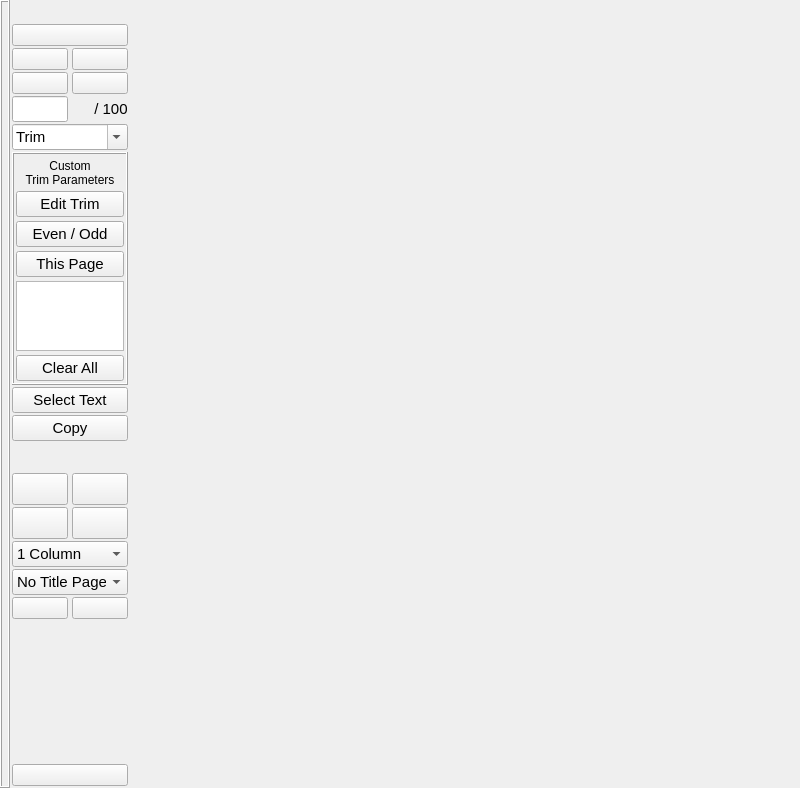
<?xml version="1.0" encoding="UTF-8"?>
<ui version="4.0">
 <class>MainWindow</class>
 <widget class="QMainWindow" name="MainWindow">
  <property name="geometry">
   <rect>
    <x>0</x>
    <y>0</y>
    <width>800</width>
    <height>788</height>
   </rect>
  </property>
  <property name="sizePolicy">
   <sizepolicy hsizetype="Preferred" vsizetype="Preferred">
    <horstretch>0</horstretch>
    <verstretch>0</verstretch>
   </sizepolicy>
  </property>
  <property name="windowTitle">
   <string>MainWindow</string>
  </property>
  <widget class="QWidget" name="centralWidget">
   <layout class="QHBoxLayout" name="horizontalLayout">
    <property name="spacing">
     <number>0</number>
    </property>
    <property name="leftMargin">
     <number>0</number>
    </property>
    <property name="topMargin">
     <number>0</number>
    </property>
    <property name="rightMargin">
     <number>0</number>
    </property>
    <property name="bottomMargin">
     <number>0</number>
    </property>
    <item>
     <widget class="QFrame" name="showToolbarFrame">
      <property name="sizePolicy">
       <sizepolicy hsizetype="Minimum" vsizetype="Expanding">
        <horstretch>0</horstretch>
        <verstretch>100</verstretch>
       </sizepolicy>
      </property>
      <property name="frameShape">
       <enum>QFrame::Box</enum>
      </property>
      <property name="frameShadow">
       <enum>QFrame::Raised</enum>
      </property>
      <property name="lineWidth">
       <number>1</number>
      </property>
      <layout class="QHBoxLayout" name="horizontalLayout_6" stretch="0">
       <property name="spacing">
        <number>0</number>
       </property>
       <property name="sizeConstraint">
        <enum>QLayout::SetDefaultConstraint</enum>
       </property>
       <property name="leftMargin">
        <number>0</number>
       </property>
       <property name="topMargin">
        <number>0</number>
       </property>
       <property name="rightMargin">
        <number>0</number>
       </property>
       <property name="bottomMargin">
        <number>0</number>
       </property>
       <item>
        <widget class="QPushButton" name="showToolbarButton">
         <property name="sizePolicy">
          <sizepolicy hsizetype="Preferred" vsizetype="Expanding">
           <horstretch>0</horstretch>
           <verstretch>100</verstretch>
          </sizepolicy>
         </property>
         <property name="minimumSize">
          <size>
           <width>6</width>
           <height>0</height>
          </size>
         </property>
         <property name="maximumSize">
          <size>
           <width>6</width>
           <height>16777215</height>
          </size>
         </property>
         <property name="toolTip">
          <string>Show Toolbar</string>
         </property>
         <property name="text">
          <string/>
         </property>
         <property name="flat">
          <bool>true</bool>
         </property>
        </widget>
       </item>
      </layout>
     </widget>
    </item>
    <item>
     <widget class="QFrame" name="toolbarFrame">
      <property name="sizePolicy">
       <sizepolicy hsizetype="Minimum" vsizetype="Preferred">
        <horstretch>0</horstretch>
        <verstretch>0</verstretch>
       </sizepolicy>
      </property>
      <property name="maximumSize">
       <size>
        <width>120</width>
        <height>16777215</height>
       </size>
      </property>
      <property name="frameShape">
       <enum>QFrame::NoFrame</enum>
      </property>
      <property name="frameShadow">
       <enum>QFrame::Plain</enum>
      </property>
      <property name="lineWidth">
       <number>0</number>
      </property>
      <layout class="QVBoxLayout" name="verticalLayout_2">
       <property name="spacing">
        <number>2</number>
       </property>
       <property name="leftMargin">
        <number>2</number>
       </property>
       <property name="topMargin">
        <number>2</number>
       </property>
       <property name="rightMargin">
        <number>2</number>
       </property>
       <property name="bottomMargin">
        <number>2</number>
       </property>
       <item>
        <layout class="QHBoxLayout" name="horizontalLayout_3" stretch="0,0">
         <property name="spacing">
          <number>0</number>
         </property>
         <property name="sizeConstraint">
          <enum>QLayout::SetDefaultConstraint</enum>
         </property>
         <property name="topMargin">
          <number>0</number>
         </property>
         <item>
          <widget class="QPushButton" name="hideToollbarButton">
           <property name="sizePolicy">
            <sizepolicy hsizetype="Minimum" vsizetype="Fixed">
             <horstretch>0</horstretch>
             <verstretch>0</verstretch>
            </sizepolicy>
           </property>
           <property name="minimumSize">
            <size>
             <width>10</width>
             <height>10</height>
            </size>
           </property>
           <property name="maximumSize">
            <size>
             <width>16</width>
             <height>16</height>
            </size>
           </property>
           <property name="toolTip">
            <string>Hide Toolbar (F8)</string>
           </property>
           <property name="text">
            <string/>
           </property>
           <property name="icon">
            <iconset resource="../res/updf.qrc">
             <normaloff>:/icons/svg/16x16/arrow-left.svg</normaloff>:/icons/svg/16x16/arrow-left.svg</iconset>
           </property>
           <property name="iconSize">
            <size>
             <width>16</width>
             <height>16</height>
            </size>
           </property>
           <property name="flat">
            <bool>true</bool>
           </property>
          </widget>
         </item>
         <item>
          <spacer name="horizontalSpacer">
           <property name="orientation">
            <enum>Qt::Horizontal</enum>
           </property>
           <property name="sizeType">
            <enum>QSizePolicy::Expanding</enum>
           </property>
           <property name="sizeHint" stdset="0">
            <size>
             <width>40</width>
             <height>20</height>
            </size>
           </property>
          </spacer>
         </item>
        </layout>
       </item>
       <item>
        <widget class="QPushButton" name="aboutButton">
         <property name="sizePolicy">
          <sizepolicy hsizetype="Minimum" vsizetype="Fixed">
           <horstretch>0</horstretch>
           <verstretch>0</verstretch>
          </sizepolicy>
         </property>
         <property name="minimumSize">
          <size>
           <width>0</width>
           <height>0</height>
          </size>
         </property>
         <property name="maximumSize">
          <size>
           <width>16777215</width>
           <height>16777215</height>
          </size>
         </property>
         <property name="toolTip">
          <string>About uPDF</string>
         </property>
         <property name="layoutDirection">
          <enum>Qt::LeftToRight</enum>
         </property>
         <property name="inputMethodHints">
          <set>Qt::ImhNone</set>
         </property>
         <property name="text">
          <string/>
         </property>
         <property name="icon">
          <iconset resource="../res/updf.qrc">
           <normaloff>:/icons/img/updf-48x48.png</normaloff>:/icons/img/updf-48x48.png</iconset>
         </property>
         <property name="iconSize">
          <size>
           <width>48</width>
           <height>48</height>
          </size>
         </property>
        </widget>
       </item>
       <item>
        <layout class="QHBoxLayout" name="horizontalLayout_10">
         <property name="spacing">
          <number>4</number>
         </property>
         <item>
          <widget class="QPushButton" name="bookmarksButton">
           <property name="toolTip">
            <string>Bookmark Selection</string>
           </property>
           <property name="text">
            <string/>
           </property>
           <property name="icon">
            <iconset resource="../res/updf.qrc">
             <normaloff>:/icons/svg/24x24/book.svg</normaloff>:/icons/svg/24x24/book.svg</iconset>
           </property>
           <property name="iconSize">
            <size>
             <width>24</width>
             <height>24</height>
            </size>
           </property>
          </widget>
         </item>
         <item>
          <widget class="QPushButton" name="addBookmarkButton">
           <property name="toolTip">
            <string>New Bookmark</string>
           </property>
           <property name="text">
            <string/>
           </property>
           <property name="icon">
            <iconset resource="../res/updf.qrc">
             <normaloff>:/icons/svg/24x24/bookmark.svg</normaloff>:/icons/svg/24x24/bookmark.svg</iconset>
           </property>
           <property name="iconSize">
            <size>
             <width>24</width>
             <height>24</height>
            </size>
           </property>
          </widget>
         </item>
        </layout>
       </item>
       <item>
        <layout class="QHBoxLayout" name="horizontalLayout_5" stretch="0,0">
         <property name="spacing">
          <number>4</number>
         </property>
         <property name="topMargin">
          <number>0</number>
         </property>
         <item>
          <widget class="QPushButton" name="openFileButton">
           <property name="sizePolicy">
            <sizepolicy hsizetype="Preferred" vsizetype="Minimum">
             <horstretch>0</horstretch>
             <verstretch>0</verstretch>
            </sizepolicy>
           </property>
           <property name="minimumSize">
            <size>
             <width>40</width>
             <height>0</height>
            </size>
           </property>
           <property name="maximumSize">
            <size>
             <width>16777215</width>
             <height>16777215</height>
            </size>
           </property>
           <property name="toolTip">
            <string>Open File</string>
           </property>
           <property name="text">
            <string/>
           </property>
           <property name="icon">
            <iconset resource="../res/updf.qrc">
             <normaloff>:/icons/svg/24x24/folder.svg</normaloff>:/icons/svg/24x24/folder.svg</iconset>
           </property>
           <property name="iconSize">
            <size>
             <width>24</width>
             <height>24</height>
            </size>
           </property>
           <property name="flat">
            <bool>false</bool>
           </property>
          </widget>
         </item>
         <item>
          <widget class="QPushButton" name="openRecentButton">
           <property name="sizePolicy">
            <sizepolicy hsizetype="Preferred" vsizetype="Minimum">
             <horstretch>0</horstretch>
             <verstretch>0</verstretch>
            </sizepolicy>
           </property>
           <property name="minimumSize">
            <size>
             <width>40</width>
             <height>0</height>
            </size>
           </property>
           <property name="maximumSize">
            <size>
             <width>16777215</width>
             <height>16777215</height>
            </size>
           </property>
           <property name="toolTip">
            <string>Open Recent File</string>
           </property>
           <property name="text">
            <string/>
           </property>
           <property name="icon">
            <iconset resource="../res/updf.qrc">
             <normaloff>:/icons/svg/24x24/file-text.svg</normaloff>:/icons/svg/24x24/file-text.svg</iconset>
           </property>
           <property name="iconSize">
            <size>
             <width>24</width>
             <height>24</height>
            </size>
           </property>
           <property name="flat">
            <bool>false</bool>
           </property>
          </widget>
         </item>
        </layout>
       </item>
       <item>
        <layout class="QHBoxLayout" name="horizontalLayout_2" stretch="0,0,0">
         <property name="spacing">
          <number>0</number>
         </property>
         <property name="topMargin">
          <number>0</number>
         </property>
         <item>
          <widget class="QLineEdit" name="currentPageEdit">
           <property name="sizePolicy">
            <sizepolicy hsizetype="Minimum" vsizetype="Fixed">
             <horstretch>0</horstretch>
             <verstretch>0</verstretch>
            </sizepolicy>
           </property>
           <property name="minimumSize">
            <size>
             <width>15</width>
             <height>0</height>
            </size>
           </property>
           <property name="maximumSize">
            <size>
             <width>70</width>
             <height>16777215</height>
            </size>
           </property>
           <property name="font">
            <font>
             <pointsize>11</pointsize>
            </font>
           </property>
           <property name="toolTip">
            <string>Curent Page</string>
           </property>
           <property name="inputMask">
            <string/>
           </property>
           <property name="text">
            <string/>
           </property>
           <property name="alignment">
            <set>Qt::AlignCenter</set>
           </property>
          </widget>
         </item>
         <item>
          <spacer name="horizontalSpacer_4">
           <property name="orientation">
            <enum>Qt::Horizontal</enum>
           </property>
           <property name="sizeType">
            <enum>QSizePolicy::Preferred</enum>
           </property>
           <property name="sizeHint" stdset="0">
            <size>
             <width>40</width>
             <height>20</height>
            </size>
           </property>
          </spacer>
         </item>
         <item>
          <widget class="QLabel" name="pageCountLabel">
           <property name="sizePolicy">
            <sizepolicy hsizetype="Minimum" vsizetype="Preferred">
             <horstretch>0</horstretch>
             <verstretch>0</verstretch>
            </sizepolicy>
           </property>
           <property name="font">
            <font>
             <pointsize>11</pointsize>
            </font>
           </property>
           <property name="toolTip">
            <string>Document Page Count</string>
           </property>
           <property name="lineWidth">
            <number>0</number>
           </property>
           <property name="text">
            <string>/ 100</string>
           </property>
           <property name="alignment">
            <set>Qt::AlignCenter</set>
           </property>
          </widget>
         </item>
        </layout>
       </item>
       <item>
        <widget class="QComboBox" name="viewModeCombo">
         <property name="sizePolicy">
          <sizepolicy hsizetype="Minimum" vsizetype="Fixed">
           <horstretch>0</horstretch>
           <verstretch>0</verstretch>
          </sizepolicy>
         </property>
         <property name="minimumSize">
          <size>
           <width>0</width>
           <height>0</height>
          </size>
         </property>
         <property name="maximumSize">
          <size>
           <width>16777215</width>
           <height>16777215</height>
          </size>
         </property>
         <property name="font">
          <font>
           <pointsize>11</pointsize>
          </font>
         </property>
         <property name="toolTip">
          <string>View Mode</string>
         </property>
         <property name="editable">
          <bool>true</bool>
         </property>
         <property name="currentIndex">
          <number>0</number>
         </property>
         <property name="maxVisibleItems">
          <number>5</number>
         </property>
         <property name="insertPolicy">
          <enum>QComboBox::NoInsert</enum>
         </property>
         <item>
          <property name="text">
           <string>Trim</string>
          </property>
         </item>
         <item>
          <property name="text">
           <string>Width</string>
          </property>
         </item>
         <item>
          <property name="text">
           <string>Page</string>
          </property>
         </item>
         <item>
          <property name="text">
           <string>Page Trim</string>
          </property>
         </item>
         <item>
          <property name="text">
           <string>Custom Trim</string>
          </property>
         </item>
         <item>
          <property name="text">
           <string>Zoom Factor</string>
          </property>
         </item>
        </widget>
       </item>
       <item>
        <widget class="QFrame" name="trimFrame">
         <property name="minimumSize">
          <size>
           <width>0</width>
           <height>0</height>
          </size>
         </property>
         <property name="frameShape">
          <enum>QFrame::Box</enum>
         </property>
         <property name="frameShadow">
          <enum>QFrame::Raised</enum>
         </property>
         <property name="lineWidth">
          <number>1</number>
         </property>
         <layout class="QVBoxLayout" name="verticalLayout">
          <property name="spacing">
           <number>4</number>
          </property>
          <property name="leftMargin">
           <number>2</number>
          </property>
          <property name="topMargin">
           <number>5</number>
          </property>
          <property name="rightMargin">
           <number>2</number>
          </property>
          <property name="bottomMargin">
           <number>2</number>
          </property>
          <item>
           <widget class="QLabel" name="trimParametersLabel">
            <property name="sizePolicy">
             <sizepolicy hsizetype="Minimum" vsizetype="Preferred">
              <horstretch>0</horstretch>
              <verstretch>0</verstretch>
             </sizepolicy>
            </property>
            <property name="minimumSize">
             <size>
              <width>0</width>
              <height>0</height>
             </size>
            </property>
            <property name="font">
             <font>
              <pointsize>9</pointsize>
             </font>
            </property>
            <property name="toolTip">
             <string>Trim Parameters</string>
            </property>
            <property name="lineWidth">
             <number>0</number>
            </property>
            <property name="text">
             <string>Custom 
Trim Parameters</string>
            </property>
            <property name="alignment">
             <set>Qt::AlignCenter</set>
            </property>
            <property name="wordWrap">
             <bool>true</bool>
            </property>
            <property name="indent">
             <number>0</number>
            </property>
           </widget>
          </item>
          <item>
           <widget class="QPushButton" name="editTrimButton">
            <property name="sizePolicy">
             <sizepolicy hsizetype="Preferred" vsizetype="Fixed">
              <horstretch>0</horstretch>
              <verstretch>0</verstretch>
             </sizepolicy>
            </property>
            <property name="minimumSize">
             <size>
              <width>0</width>
              <height>0</height>
             </size>
            </property>
            <property name="font">
             <font>
              <pointsize>11</pointsize>
             </font>
            </property>
            <property name="toolTip">
             <string>Edit Trimming Zone</string>
            </property>
            <property name="text">
             <string>Edit Trim</string>
            </property>
            <property name="checkable">
             <bool>true</bool>
            </property>
           </widget>
          </item>
          <item>
           <widget class="QPushButton" name="evenOddButton">
            <property name="sizePolicy">
             <sizepolicy hsizetype="Preferred" vsizetype="Fixed">
              <horstretch>0</horstretch>
              <verstretch>0</verstretch>
             </sizepolicy>
            </property>
            <property name="minimumSize">
             <size>
              <width>0</width>
              <height>0</height>
             </size>
            </property>
            <property name="font">
             <font>
              <pointsize>11</pointsize>
             </font>
            </property>
            <property name="toolTip">
             <string>Even and Odd Pages use Different Trim Parameters</string>
            </property>
            <property name="text">
             <string>Even / Odd</string>
            </property>
            <property name="checkable">
             <bool>true</bool>
            </property>
           </widget>
          </item>
          <item>
           <widget class="QPushButton" name="thisPageButton">
            <property name="sizePolicy">
             <sizepolicy hsizetype="Preferred" vsizetype="Fixed">
              <horstretch>0</horstretch>
              <verstretch>0</verstretch>
             </sizepolicy>
            </property>
            <property name="minimumSize">
             <size>
              <width>0</width>
              <height>0</height>
             </size>
            </property>
            <property name="font">
             <font>
              <pointsize>11</pointsize>
             </font>
            </property>
            <property name="toolTip">
             <string>Set this page with a Specific Trim Zone</string>
            </property>
            <property name="text">
             <string>This Page</string>
            </property>
            <property name="checkable">
             <bool>true</bool>
            </property>
           </widget>
          </item>
          <item>
           <widget class="QListWidget" name="trimPageList">
            <property name="sizePolicy">
             <sizepolicy hsizetype="Preferred" vsizetype="Minimum">
              <horstretch>0</horstretch>
              <verstretch>0</verstretch>
             </sizepolicy>
            </property>
            <property name="minimumSize">
             <size>
              <width>0</width>
              <height>0</height>
             </size>
            </property>
            <property name="maximumSize">
             <size>
              <width>16777215</width>
              <height>16777215</height>
             </size>
            </property>
            <property name="toolTip">
             <string>Pages with Specific Trim Zone</string>
            </property>
            <property name="frameShape">
             <enum>QFrame::StyledPanel</enum>
            </property>
            <property name="frameShadow">
             <enum>QFrame::Plain</enum>
            </property>
            <property name="lineWidth">
             <number>1</number>
            </property>
            <property name="verticalScrollBarPolicy">
             <enum>Qt::ScrollBarAsNeeded</enum>
            </property>
            <property name="horizontalScrollBarPolicy">
             <enum>Qt::ScrollBarAlwaysOff</enum>
            </property>
            <property name="sizeAdjustPolicy">
             <enum>QAbstractScrollArea::AdjustToContents</enum>
            </property>
            <property name="currentRow">
             <number>-1</number>
            </property>
           </widget>
          </item>
          <item>
           <widget class="QPushButton" name="clearTrimsButton">
            <property name="sizePolicy">
             <sizepolicy hsizetype="Preferred" vsizetype="Fixed">
              <horstretch>0</horstretch>
              <verstretch>0</verstretch>
             </sizepolicy>
            </property>
            <property name="minimumSize">
             <size>
              <width>0</width>
              <height>0</height>
             </size>
            </property>
            <property name="font">
             <font>
              <pointsize>11</pointsize>
             </font>
            </property>
            <property name="toolTip">
             <string>Clear All Pages having a Specific Trim Zone</string>
            </property>
            <property name="text">
             <string>Clear All</string>
            </property>
           </widget>
          </item>
         </layout>
        </widget>
       </item>
       <item>
        <widget class="QPushButton" name="selectTextButton">
         <property name="font">
          <font>
           <pointsize>11</pointsize>
          </font>
         </property>
         <property name="toolTip">
          <string>Text Selection</string>
         </property>
         <property name="text">
          <string>Select Text</string>
         </property>
         <property name="checkable">
          <bool>true</bool>
         </property>
        </widget>
       </item>
       <item>
        <widget class="QPushButton" name="copyButton">
         <property name="font">
          <font>
           <pointsize>11</pointsize>
          </font>
         </property>
         <property name="toolTip">
          <string>Copy Previously Selected Text To Clipboard</string>
         </property>
         <property name="text">
          <string>Copy</string>
         </property>
        </widget>
       </item>
       <item>
        <widget class="QFrame" name="zoomFrame">
         <property name="minimumSize">
          <size>
           <width>0</width>
           <height>0</height>
          </size>
         </property>
         <property name="frameShape">
          <enum>QFrame::NoFrame</enum>
         </property>
         <property name="frameShadow">
          <enum>QFrame::Plain</enum>
         </property>
         <layout class="QHBoxLayout" name="horizontalLayout_7">
          <property name="spacing">
           <number>0</number>
          </property>
          <property name="leftMargin">
           <number>0</number>
          </property>
          <property name="topMargin">
           <number>0</number>
          </property>
          <property name="rightMargin">
           <number>0</number>
          </property>
          <property name="bottomMargin">
           <number>0</number>
          </property>
          <item>
           <widget class="QPushButton" name="zoomInButton">
            <property name="sizePolicy">
             <sizepolicy hsizetype="Minimum" vsizetype="Minimum">
              <horstretch>0</horstretch>
              <verstretch>0</verstretch>
             </sizepolicy>
            </property>
            <property name="minimumSize">
             <size>
              <width>32</width>
              <height>28</height>
             </size>
            </property>
            <property name="maximumSize">
             <size>
              <width>32</width>
              <height>32</height>
             </size>
            </property>
            <property name="toolTip">
             <string>Zoom In</string>
            </property>
            <property name="text">
             <string/>
            </property>
            <property name="icon">
             <iconset resource="../res/updf.qrc">
              <normaloff>:/icons/svg/24x24/zoom-in.svg</normaloff>:/icons/svg/24x24/zoom-in.svg</iconset>
            </property>
            <property name="iconSize">
             <size>
              <width>24</width>
              <height>24</height>
             </size>
            </property>
            <property name="flat">
             <bool>true</bool>
            </property>
           </widget>
          </item>
          <item>
           <widget class="QPushButton" name="zoomOutButton">
            <property name="sizePolicy">
             <sizepolicy hsizetype="Minimum" vsizetype="Minimum">
              <horstretch>0</horstretch>
              <verstretch>0</verstretch>
             </sizepolicy>
            </property>
            <property name="minimumSize">
             <size>
              <width>32</width>
              <height>24</height>
             </size>
            </property>
            <property name="maximumSize">
             <size>
              <width>32</width>
              <height>32</height>
             </size>
            </property>
            <property name="toolTip">
             <string>Zoom Out</string>
            </property>
            <property name="text">
             <string/>
            </property>
            <property name="icon">
             <iconset resource="../res/updf.qrc">
              <normaloff>:/icons/svg/24x24/zoom-out.svg</normaloff>:/icons/svg/24x24/zoom-out.svg</iconset>
            </property>
            <property name="iconSize">
             <size>
              <width>24</width>
              <height>24</height>
             </size>
            </property>
            <property name="flat">
             <bool>true</bool>
            </property>
           </widget>
          </item>
         </layout>
        </widget>
       </item>
       <item>
        <layout class="QHBoxLayout" name="horizontalLayout_4">
         <property name="spacing">
          <number>4</number>
         </property>
         <property name="topMargin">
          <number>0</number>
         </property>
         <item>
          <widget class="QPushButton" name="beginDocumentButton">
           <property name="sizePolicy">
            <sizepolicy hsizetype="Minimum" vsizetype="Minimum">
             <horstretch>0</horstretch>
             <verstretch>0</verstretch>
            </sizepolicy>
           </property>
           <property name="minimumSize">
            <size>
             <width>32</width>
             <height>32</height>
            </size>
           </property>
           <property name="toolTip">
            <string>Beginning of Document</string>
           </property>
           <property name="text">
            <string/>
           </property>
           <property name="icon">
            <iconset resource="../res/updf.qrc">
             <normaloff>:/icons/svg/24x24/chevrons-up.svg</normaloff>:/icons/svg/24x24/chevrons-up.svg</iconset>
           </property>
           <property name="iconSize">
            <size>
             <width>24</width>
             <height>24</height>
            </size>
           </property>
           <property name="flat">
            <bool>false</bool>
           </property>
          </widget>
         </item>
         <item>
          <widget class="QPushButton" name="previousPageButton">
           <property name="minimumSize">
            <size>
             <width>32</width>
             <height>32</height>
            </size>
           </property>
           <property name="toolTip">
            <string>Previous Page</string>
           </property>
           <property name="text">
            <string/>
           </property>
           <property name="icon">
            <iconset resource="../res/updf.qrc">
             <normaloff>:/icons/svg/24x24/chevron-up.svg</normaloff>:/icons/svg/24x24/chevron-up.svg</iconset>
           </property>
           <property name="iconSize">
            <size>
             <width>24</width>
             <height>24</height>
            </size>
           </property>
           <property name="flat">
            <bool>false</bool>
           </property>
          </widget>
         </item>
        </layout>
       </item>
       <item>
        <layout class="QHBoxLayout" name="horizontalLayout_8">
         <property name="spacing">
          <number>4</number>
         </property>
         <property name="bottomMargin">
          <number>0</number>
         </property>
         <item>
          <widget class="QPushButton" name="endDocumentButton">
           <property name="minimumSize">
            <size>
             <width>32</width>
             <height>32</height>
            </size>
           </property>
           <property name="toolTip">
            <string>End of Document</string>
           </property>
           <property name="text">
            <string/>
           </property>
           <property name="icon">
            <iconset resource="../res/updf.qrc">
             <normaloff>:/icons/svg/24x24/chevrons-down.svg</normaloff>:/icons/svg/24x24/chevrons-down.svg</iconset>
           </property>
           <property name="iconSize">
            <size>
             <width>24</width>
             <height>24</height>
            </size>
           </property>
           <property name="flat">
            <bool>false</bool>
           </property>
          </widget>
         </item>
         <item>
          <widget class="QPushButton" name="nextPageButton">
           <property name="minimumSize">
            <size>
             <width>32</width>
             <height>32</height>
            </size>
           </property>
           <property name="toolTip">
            <string>Next Page</string>
           </property>
           <property name="text">
            <string/>
           </property>
           <property name="icon">
            <iconset resource="../res/updf.qrc">
             <normaloff>:/icons/svg/24x24/chevron-down.svg</normaloff>:/icons/svg/24x24/chevron-down.svg</iconset>
           </property>
           <property name="iconSize">
            <size>
             <width>24</width>
             <height>24</height>
            </size>
           </property>
           <property name="flat">
            <bool>false</bool>
           </property>
          </widget>
         </item>
        </layout>
       </item>
       <item>
        <widget class="QComboBox" name="columnCountCombo">
         <property name="font">
          <font>
           <pointsize>11</pointsize>
          </font>
         </property>
         <property name="toolTip">
          <string>Columns Count</string>
         </property>
         <property name="insertPolicy">
          <enum>QComboBox::NoInsert</enum>
         </property>
         <item>
          <property name="text">
           <string>1 Column</string>
          </property>
         </item>
         <item>
          <property name="text">
           <string>2 Columns</string>
          </property>
         </item>
         <item>
          <property name="text">
           <string>3 Columns</string>
          </property>
         </item>
         <item>
          <property name="text">
           <string>4 Columns</string>
          </property>
         </item>
         <item>
          <property name="text">
           <string>5 Columns</string>
          </property>
         </item>
        </widget>
       </item>
       <item>
        <widget class="QComboBox" name="titlePageCountCombo">
         <property name="font">
          <font>
           <pointsize>11</pointsize>
          </font>
         </property>
         <property name="toolTip">
          <string>Title Page Count</string>
         </property>
         <property name="insertPolicy">
          <enum>QComboBox::NoInsert</enum>
         </property>
         <item>
          <property name="text">
           <string>No Title Page</string>
          </property>
         </item>
         <item>
          <property name="text">
           <string>1 Title Page</string>
          </property>
         </item>
         <item>
          <property name="text">
           <string>2 Title Pages</string>
          </property>
         </item>
         <item>
          <property name="text">
           <string>3 Title Pages</string>
          </property>
         </item>
         <item>
          <property name="text">
           <string>4 Title Pages</string>
          </property>
         </item>
        </widget>
       </item>
       <item>
        <layout class="QHBoxLayout" name="horizontalLayout_9">
         <property name="spacing">
          <number>4</number>
         </property>
         <property name="topMargin">
          <number>0</number>
         </property>
         <item>
          <widget class="QPushButton" name="fullScreenButton">
           <property name="sizePolicy">
            <sizepolicy hsizetype="Preferred" vsizetype="Minimum">
             <horstretch>0</horstretch>
             <verstretch>0</verstretch>
            </sizepolicy>
           </property>
           <property name="minimumSize">
            <size>
             <width>0</width>
             <height>0</height>
            </size>
           </property>
           <property name="toolTip">
            <string>Full Screen View</string>
           </property>
           <property name="text">
            <string/>
           </property>
           <property name="icon">
            <iconset resource="../res/updf.qrc">
             <normaloff>:/icons/svg/24x24/maximize-2.svg</normaloff>:/icons/svg/24x24/maximize-2.svg</iconset>
           </property>
           <property name="iconSize">
            <size>
             <width>24</width>
             <height>24</height>
            </size>
           </property>
           <property name="checkable">
            <bool>false</bool>
           </property>
           <property name="flat">
            <bool>false</bool>
           </property>
          </widget>
         </item>
         <item>
          <widget class="QPushButton" name="preferencesButton">
           <property name="toolTip">
            <string>Preferences</string>
           </property>
           <property name="text">
            <string/>
           </property>
           <property name="icon">
            <iconset resource="../res/updf.qrc">
             <normaloff>:/icons/svg/24x24/settings.svg</normaloff>:/icons/svg/24x24/settings.svg</iconset>
           </property>
           <property name="iconSize">
            <size>
             <width>24</width>
             <height>24</height>
            </size>
           </property>
          </widget>
         </item>
        </layout>
       </item>
       <item>
        <spacer name="verticalSpacer_2">
         <property name="orientation">
          <enum>Qt::Vertical</enum>
         </property>
         <property name="sizeHint" stdset="0">
          <size>
           <width>20</width>
           <height>40</height>
          </size>
         </property>
        </spacer>
       </item>
       <item>
        <widget class="QLabel" name="busyLabel">
         <property name="text">
          <string/>
         </property>
         <property name="alignment">
          <set>Qt::AlignCenter</set>
         </property>
        </widget>
       </item>
       <item>
        <widget class="QLabel" name="metricsLabel">
         <property name="text">
          <string/>
         </property>
        </widget>
       </item>
       <item>
        <spacer name="verticalSpacer">
         <property name="orientation">
          <enum>Qt::Vertical</enum>
         </property>
         <property name="sizeHint" stdset="0">
          <size>
           <width>20</width>
           <height>40</height>
          </size>
         </property>
        </spacer>
       </item>
       <item>
        <widget class="QPushButton" name="exitButton">
         <property name="toolTip">
          <string>Exit uPDF</string>
         </property>
         <property name="text">
          <string/>
         </property>
         <property name="icon">
          <iconset resource="../res/updf.qrc">
           <normaloff>:/icons/svg/24x24/power.svg</normaloff>:/icons/svg/24x24/power.svg</iconset>
         </property>
         <property name="iconSize">
          <size>
           <width>24</width>
           <height>24</height>
          </size>
         </property>
        </widget>
       </item>
      </layout>
     </widget>
    </item>
    <item>
     <layout class="QVBoxLayout" name="verticalLayout_3" stretch="0,0">
      <property name="spacing">
       <number>0</number>
      </property>
      <property name="sizeConstraint">
       <enum>QLayout::SetDefaultConstraint</enum>
      </property>
      <property name="rightMargin">
       <number>0</number>
      </property>
      <item>
       <widget class="QFrame" name="viewer">
        <property name="sizePolicy">
         <sizepolicy hsizetype="Expanding" vsizetype="Expanding">
          <horstretch>0</horstretch>
          <verstretch>0</verstretch>
         </sizepolicy>
        </property>
       </widget>
      </item>
      <item>
       <spacer name="horizontalSpacer_2">
        <property name="orientation">
         <enum>Qt::Horizontal</enum>
        </property>
        <property name="sizeHint" stdset="0">
         <size>
          <width>700</width>
          <height>0</height>
         </size>
        </property>
       </spacer>
      </item>
     </layout>
    </item>
   </layout>
  </widget>
 </widget>
 <layoutdefault spacing="6" margin="11"/>
 <resources>
  <include location="../res/updf.qrc"/>
 </resources>
 <connections/>
 <slots>
  <slot>showToolbar()</slot>
  <slot>hideToolbar()</slot>
  <slot>updateButtons()</slot>
  <slot>updateTrimButtons()</slot>
  <slot>onFullScreen()</slot>
  <slot>aboutBox()</slot>
  <slot>openFile()</slot>
 </slots>
</ui>
